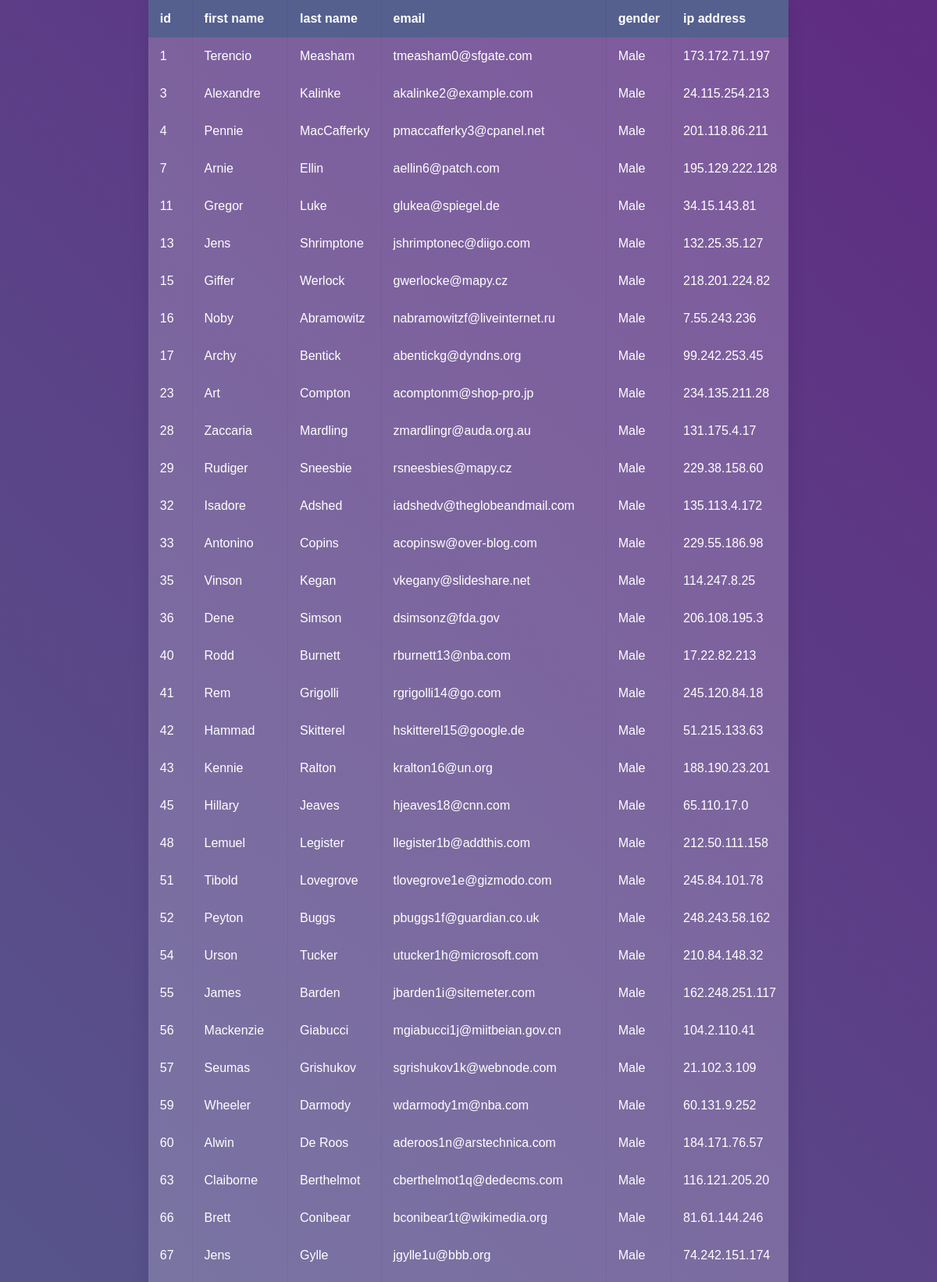
The page / (upper part) on the database its author committed.
### tables this page shows
create table MOCK_DATA (
	id INT,
	first_name VARCHAR(50),
	last_name VARCHAR(50),
	email VARCHAR(50),
	gender VARCHAR(50),
	ip_address VARCHAR(20)
);

### index.php (the view, shortened to what this page needs)
<!DOCTYPE html>
<html lang="fa">
<head>
	<link rel="stylesheet" href="style.css">
</head>
<body>
	<?php
	require_once("connection.php");
	$seSql = "select * from mock_data where gender = 'Male' and id < 300";
	$result = $conn->query($seSql);
	?>
	<div class="container">
		<table>
			<thead>
				<tr>
					<th>id</th>
					<th>first name</th>
					<th>last name</th>
					<th>email</th>
					<th>gender</th>
					<th>ip address</th>
				</tr>
			</thead>
			<tbody>
				<?php
				while ($data = $result->fetchObject()) {
				?>
					<tr>
						<td><?php echo $data->id; ?></td>
						<td><?php echo $data->first_name; ?></td>
						<td><?php echo $data->last_name; ?></td>
						<td><?php echo $data->email; ?></td>
						<td><?php echo $data->gender; ?></td>
						<td><?php echo $data->ip_address; ?></td>
					</tr>
				<?php } ?>
			</tbody>
		</table>
	</div>
</body>
</html>

### style.css (style rules this page uses)
html, body { height: 100%; }
body { margin: 0; background: linear-gradient(45deg, #49a09d, #5f2c82); font-family: sans-serif; font-weight: 100; }
.container { position: absolute; top: 50%; left: 50%; transform: translate(-50%, -50%); height: 100%; }
table { width: 800px; border-collapse: collapse; overflow: hidden; box-shadow: 0 0 20px rgba(0, 0, 0, 0.1); }
th, td { padding: 15px; background-color: rgba(255, 255, 255, 0.2); color: #fff; }
th { text-align: left; }
thead th { background-color: #55608f; }
tbody td { position: relative; }

### rows shown on the page
mock_data: id "1", first_name "Terencio", last_name "Measham", email "tmeasham0@sfgate.com", gender "Male", ip_address "173.172.71.197"
mock_data: id "3", first_name "Alexandre", last_name "Kalinke", email "akalinke2@example.com", gender "Male", ip_address "24.115.254.213"
mock_data: id "4", first_name "Pennie", last_name "MacCafferky", email "pmaccafferky3@cpanel.net", gender "Male", ip_address "201.118.86.211"
mock_data: id "7", first_name "Arnie", last_name "Ellin", email "aellin6@patch.com", gender "Male", ip_address "195.129.222.128"
mock_data: id "11", first_name "Gregor", last_name "Luke", email "glukea@spiegel.de", gender "Male", ip_address "34.15.143.81"
mock_data: id "13", first_name "Jens", last_name "Shrimptone", email "jshrimptonec@diigo.com", gender "Male", ip_address "132.25.35.127"
mock_data: id "15", first_name "Giffer", last_name "Werlock", email "gwerlocke@mapy.cz", gender "Male", ip_address "218.201.224.82"
mock_data: id "16", first_name "Noby", last_name "Abramowitz", email "nabramowitzf@liveinternet.ru", gender "Male", ip_address "7.55.243.236"
mock_data: id "17", first_name "Archy", last_name "Bentick", email "abentickg@dyndns.org", gender "Male", ip_address "99.242.253.45"
mock_data: id "23", first_name "Art", last_name "Compton", email "acomptonm@shop-pro.jp", gender "Male", ip_address "234.135.211.28"
mock_data: id "28", first_name "Zaccaria", last_name "Mardling", email "zmardlingr@auda.org.au", gender "Male", ip_address "131.175.4.17"
mock_data: id "29", first_name "Rudiger", last_name "Sneesbie", email "rsneesbies@mapy.cz", gender "Male", ip_address "229.38.158.60"
mock_data: id "32", first_name "Isadore", last_name "Adshed", email "iadshedv@theglobeandmail.com", gender "Male", ip_address "135.113.4.172"
mock_data: id "33", first_name "Antonino", last_name "Copins", email "acopinsw@over-blog.com", gender "Male", ip_address "229.55.186.98"
mock_data: id "35", first_name "Vinson", last_name "Kegan", email "vkegany@slideshare.net", gender "Male", ip_address "114.247.8.25"
mock_data: id "36", first_name "Dene", last_name "Simson", email "dsimsonz@fda.gov", gender "Male", ip_address "206.108.195.3"
mock_data: id "40", first_name "Rodd", last_name "Burnett", email "rburnett13@nba.com", gender "Male", ip_address "17.22.82.213"
mock_data: id "41", first_name "Rem", last_name "Grigolli", email "rgrigolli14@go.com", gender "Male", ip_address "245.120.84.18"
mock_data: id "42", first_name "Hammad", last_name "Skitterel", email "hskitterel15@google.de", gender "Male", ip_address "51.215.133.63"
mock_data: id "43", first_name "Kennie", last_name "Ralton", email "kralton16@un.org", gender "Male", ip_address "188.190.23.201"
mock_data: id "45", first_name "Hillary", last_name "Jeaves", email "hjeaves18@cnn.com", gender "Male", ip_address "65.110.17.0"
mock_data: id "48", first_name "Lemuel", last_name "Legister", email "llegister1b@addthis.com", gender "Male", ip_address "212.50.111.158"
mock_data: id "51", first_name "Tibold", last_name "Lovegrove", email "tlovegrove1e@gizmodo.com", gender "Male", ip_address "245.84.101.78"
mock_data: id "52", first_name "Peyton", last_name "Buggs", email "pbuggs1f@guardian.co.uk", gender "Male", ip_address "248.243.58.162"
mock_data: id "54", first_name "Urson", last_name "Tucker", email "utucker1h@microsoft.com", gender "Male", ip_address "210.84.148.32"
mock_data: id "55", first_name "James", last_name "Barden", email "jbarden1i@sitemeter.com", gender "Male", ip_address "162.248.251.117"
mock_data: id "56", first_name "Mackenzie", last_name "Giabucci", email "mgiabucci1j@miitbeian.gov.cn", gender "Male", ip_address "104.2.110.41"
mock_data: id "57", first_name "Seumas", last_name "Grishukov", email "sgrishukov1k@webnode.com", gender "Male", ip_address "21.102.3.109"
mock_data: id "59", first_name "Wheeler", last_name "Darmody", email "wdarmody1m@nba.com", gender "Male", ip_address "60.131.9.252"
mock_data: id "60", first_name "Alwin", last_name "De Roos", email "aderoos1n@arstechnica.com", gender "Male", ip_address "184.171.76.57"
mock_data: id "63", first_name "Claiborne", last_name "Berthelmot", email "cberthelmot1q@dedecms.com", gender "Male", ip_address "116.121.205.20"
mock_data: id "66", first_name "Brett", last_name "Conibear", email "bconibear1t@wikimedia.org", gender "Male", ip_address "81.61.144.246"
mock_data: id "67", first_name "Jens", last_name "Gylle", email "jgylle1u@bbb.org", gender "Male", ip_address "74.242.151.174"
